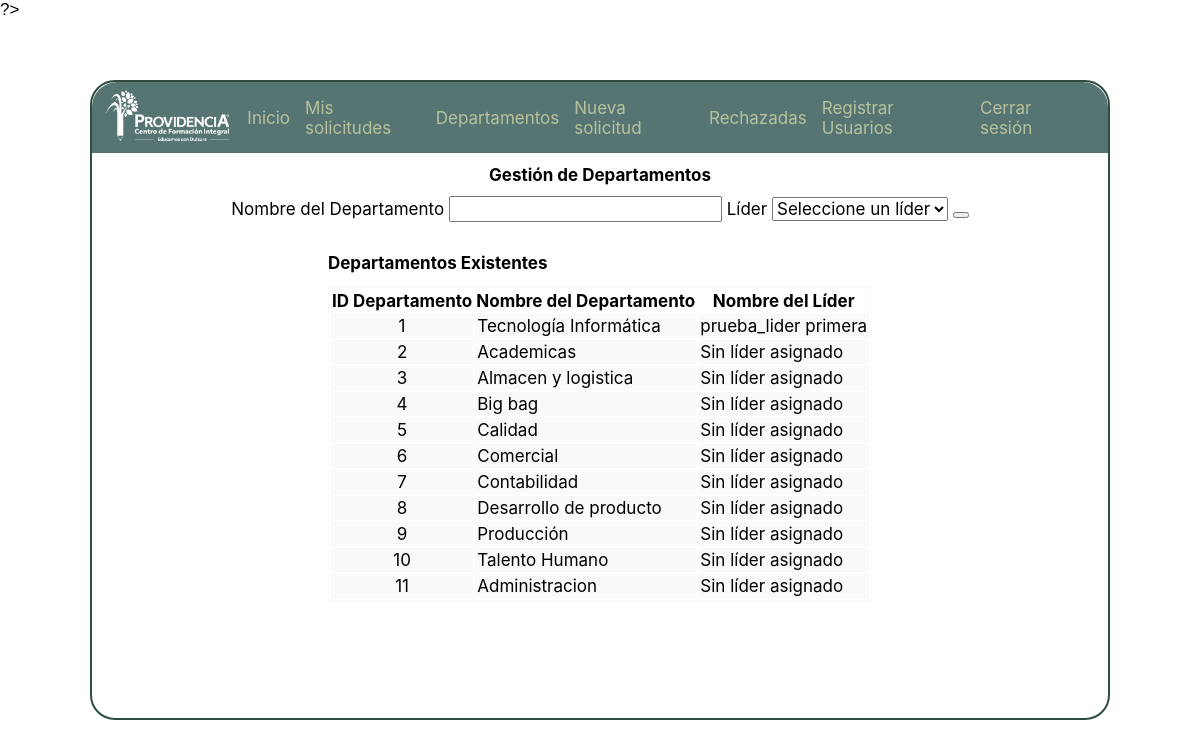
The page /app/views/departamentos.php (signed in) on the database as committed earlier.
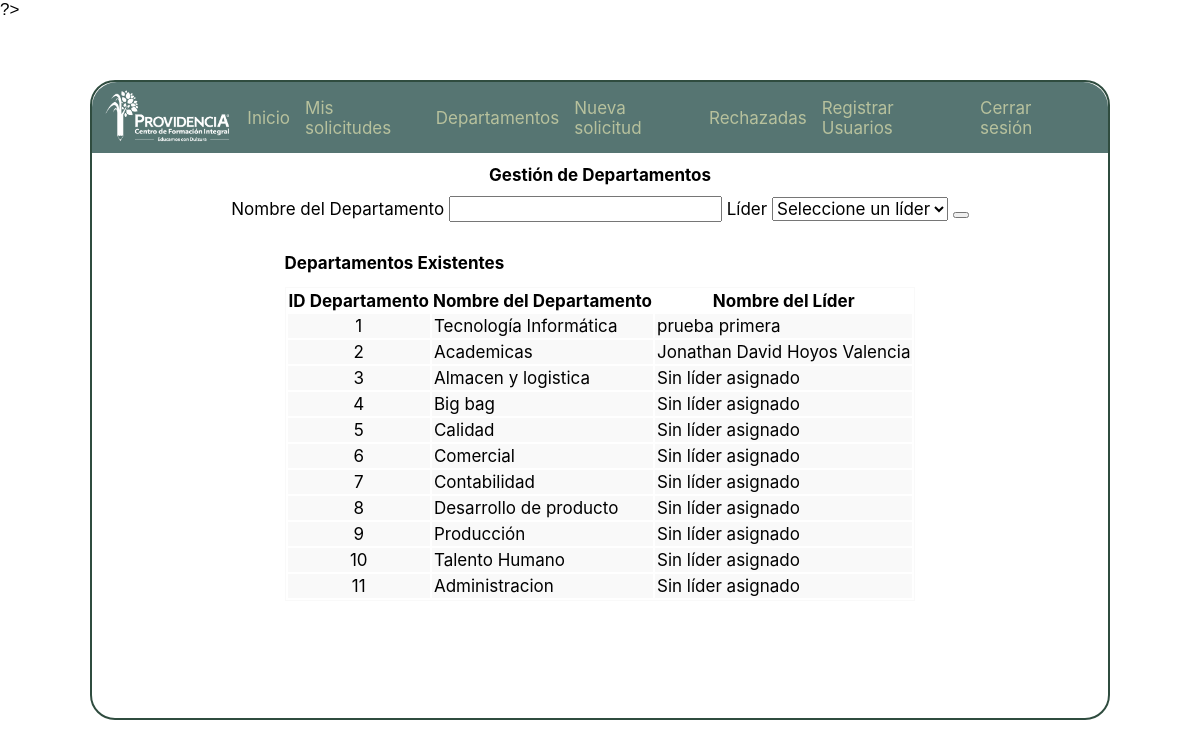
The same page on the database as committed later.
### tables this page shows
CREATE TABLE `departamentos` (
  `id_departamento` int(11) NOT NULL,
  `nombre_departamento` varchar(100) NOT NULL,
  `id_lider` int(11) DEFAULT NULL
);

CREATE TABLE `usuarios` (
  `id_usuario` int(11) NOT NULL,
  `cedula` int(16) NOT NULL,
  `nombres` varchar(50) NOT NULL,
  `apellidos` varchar(50) NOT NULL,
  `usuario` varchar(128) NOT NULL,
  `contrasena` varchar(128) NOT NULL,
  `correo` varchar(64) NOT NULL,
  `id_departamento` int(11) DEFAULT NULL,
  `rol` enum('solicitante','lider_aprobador','administrador','seguridad','sistem_admin') NOT NULL,
  `estado` enum('activo','inactivo','suspendido') DEFAULT 'activo'
);

### app/models/departamentosModel.php (called while the page is built, shortened)
<?php
require_once __DIR__ . '/../../conexion.php';
class DepartamentoModel {
    private $db;
    public function __construct()
    {
        $this->db = ConectService::conectar();
    }
    public function getDepartamentos() {
        try {
            $query = "SELECT d.id_departamento, d.nombre_departamento, d.id_lider , u.nombres AS lider_nombre,u.apellidos AS lider_apellido
                  FROM departamentos d
                  LEFT JOIN usuarios u ON d.id_lider = u.id_usuario";
            $stmt = $this->db->prepare($query);
            $stmt->execute();
            $result = $stmt->fetchAll(PDO::FETCH_ASSOC);
            return $result;
        } catch (PDOException $e) {
            error_log("Error en getDepartamentos: " . $e->getMessage());
            return false;
        }
    }
}
?>

### conexion.php (called while the page is built, shortened)
<?php
class ConectService {
    static public function conectar()
    {
             $rutaServidor = "localhost";
             $puerto = "3306";
             $usuario = "root";
             $contrasena = "";
             $BD = "solicitud_permisos";
        $base_de_datos = null;
        try {
            $base_de_datos = new PDO("mysql:host=$rutaServidor;port=$puerto;dbname=$BD", $usuario, $contrasena);
            $base_de_datos->setAttribute(PDO::ATTR_ERRMODE, PDO::ERRMODE_EXCEPTION);
        } catch (PDOException $e) {
            throw new Exception("Error al conectar a la base de datos: " . $e->getMessage());
        }
        return  $base_de_datos;
    }
}
?>

### app/controller/departamentoController.php (called while the page is built, shortened)
<?php
require_once '../models/departamentosmodel.php';
class departamentoControler {
    private $departamentomodel;
    public function __construct() {
        $this->departamentomodel = new departamentomodel();
    }
    public function listarDepartamentos() {
        $departamentos = $this->departamentomodel->getDepartamentos();
        if($departamentos){
            return $departamentos;
        }else{
            return 'No se encontraron departamentos establecidos';
        }
    }
}
?>

### app/views/departamentos.php (the view, shortened to what the changed rows need)
<?php
include_once '../controller/departamentoController.php';
$departamentocontroler = new departamentoControler();
$departamentos = $departamentocontroler->listarDepartamentos();
?>
<!DOCTYPE html>
<html lang="es">
<head>
    <link rel="stylesheet" href="../assets/css/style.css">
</head>
<body>
    <main>
        <h1>Gestión de Departamentos</h1>
         <section id="tabla_departamentos">
         <h2>Departamentos Existentes</h2>
        <table style="border: solid 1px var(--blanco);" class="tabla-departamentos">
            <thead>
                <tr>
                    <th>ID Departamento</th>
                    <th>Nombre del Departamento</th>
                    <th>Nombre del Líder</th>
                </tr>
            </thead>
            <tbody style="background-color: var(--blanco);">
                <?php if (($departamentos)): ?>
                    <?php foreach ($departamentos as $departamento): ?>
                        <tr >
                            <td style="border:solid 1px var(--blanco); text-align: center;"><?php echo htmlspecialchars($departamento['id_departamento']); ?></td>
                            <td style="border:solid 1px var(--blanco); "><?php echo htmlspecialchars($departamento['nombre_departamento']); ?></td>
                            <td style="border:solid 1px var(--blanco); ">
                                <?php
                                echo htmlspecialchars(!empty($departamento['lider_nombre'] . $departamento['lider_apellido']) ? $departamento['lider_nombre'] .' '. $departamento['lider_apellido'] : 'Sin líder asignado');
                                ?>
                            </td>
                        </tr>
                    <?php endforeach; ?>
                <?php else: ?>
                    <tr>
                        <td colspan="3">No hay departamentos disponibles.</td>
                    </tr>
                <?php endif; ?>
            </tbody>
        </table>
         </section>
    </main>
</body>
</html>

Rows that differ between the two databases and show on the page:
changed through a linked row, departamentos "Tecnología Informática": id_lider.apellidos "prueba_lider primera" → "prueba primera"
changed departamentos "Academicas": id_lider.apellidos "Sin líder asignado" → "Jonathan David Hoyos Valencia"
